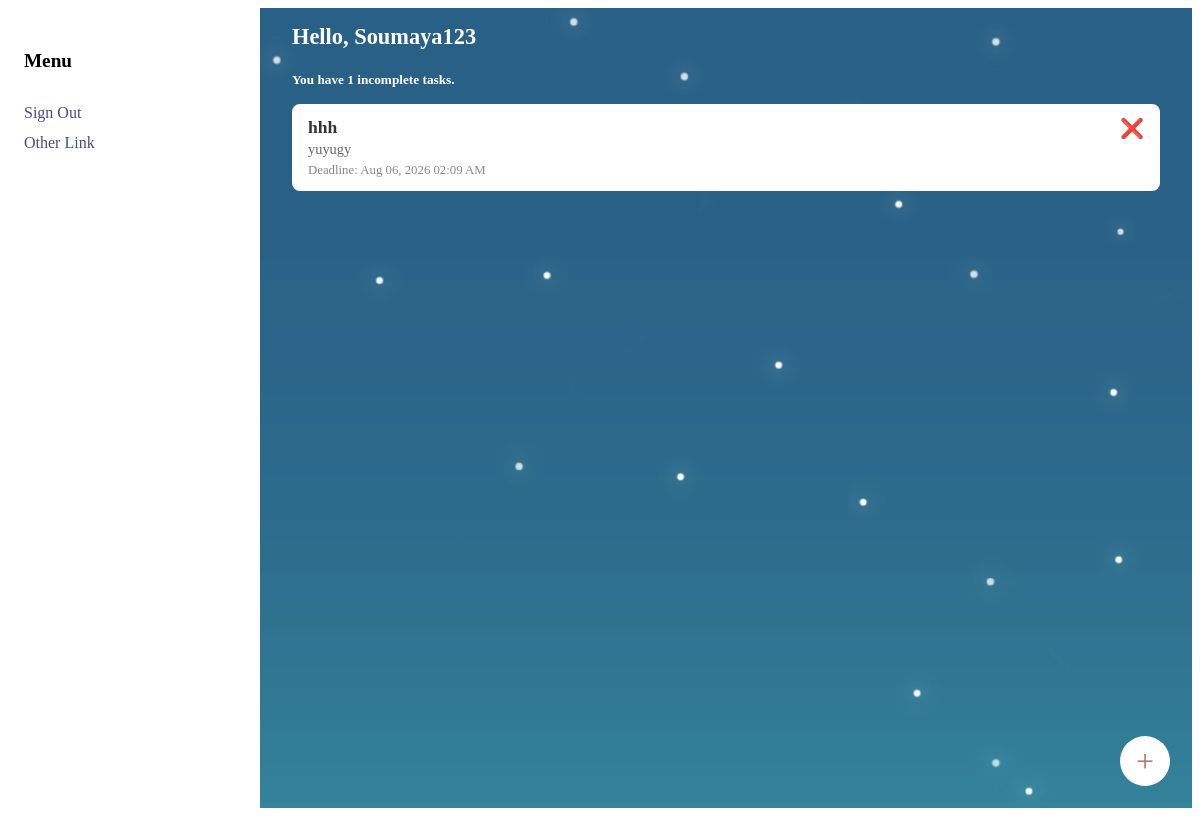
The app's page /todo/ (signed in), older data.
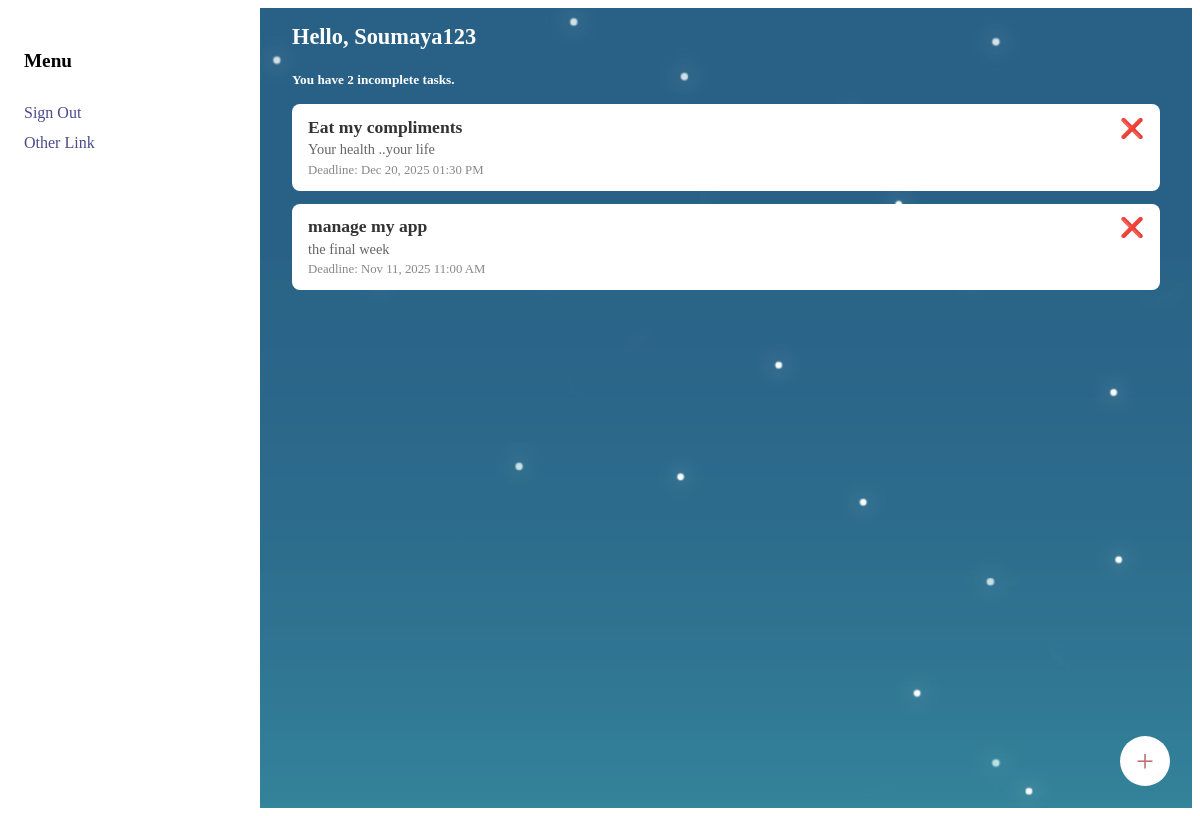
The same page, newer data.
### todoList/models.py (models this page shows, shortened)
class Task(models.Model):
    title = models.CharField(max_length=200)
    description = models.TextField()
    completed = models.BooleanField(default=False)
    created = models.DateTimeField(auto_now_add=True)
    deadline = models.DateTimeField(null=True, blank=True)
    user = models.ForeignKey(User, on_delete=models.CASCADE)

### todoList/views.py (the view)
# urls.py: path('', TodoListView.as_view(), name='todoList'),
class TodoListView(LoginRequiredMixin, ListView):
    model = Task
    context_object_name = 'tasks'
    template_name = 'task_list.html'
    def get_context_data(self, **kwargs):
        context = super().get_context_data(**kwargs)
        user_tasks = Task.objects.filter(user =self.request.user)
        context['tasks'] = Task.objects.filter(user=self.request.user)
        context['incomplete_tasks_count'] = user_tasks.filter(completed=False).count()
        context['now'] = timezone.now()
        return context

### todoList/templates/todoList/task_list.html (shortened to what this page needs)
{% extends 'base.html' %}
{% load static %}
{% block content %}
<div class="tasks-page">
    <img src="{% static 'todoList/images/tasks_page.png' %}"
         alt="Tasks Page Background"
         class="tasks-image" />
    <div class="page-container">
        <aside class="sidebar">
            <h4>Menu</h4>
            <ul>
                <li><a href="{% url 'logout' %}">Sign Out</a></li>
                <li><a href="#">Other Link</a></li>
            </ul>
        </aside>
        <main class="main-content">
            <div class="header">
                <div class="mb-2 username">
                    <h3 class="superusers">Hello, {{ request.user.username }}</h3>
                </div>
                <a href="{% url 'create_task' %}" title="Add a new task">
                    <div class="add-icon">+</div>
                </a>
            </div>
            <h5 class="count-container">
                You have <span class="task-count">{{ incomplete_tasks_count }}</span> incomplete tasks.
            </h5>
            {% if tasks %}
            <ul class="list-group">
                {% for task in tasks %}
                <li class="list-group-item d-flex justify-content-between align-items-center">
                    <a href="{% url 'edit_task' task.id %}" class="text-decoration-none" title="Open the task">
                        {% if task.complete %}
                        <span style="text-decoration: line-through;">
                            <div class="title">{{ task.title }}</div>
                        </span>
                        {% else %}
                        <div class="title">{{ task.title }}</div>
                        {% endif %}
                        <div class="mb-0 description">{{ task.description }}</div>
                        <div class="deadline">
                            Deadline: {{ task.deadline|date:"M d, Y h:i A" }}
                        </div>
                    </a>
                    <span>
                        <a href="{% url 'delete_task' task.id %}" class="text-danger ms-3" title="Delete the task">❌</a>
                    </span>
                </li>
                {% endfor %}
            </ul>
            {% else %}
            <p>No pending tasks.</p>
            {% endif %}
        </main>
    </div>
</div>
{% endblock %}

### todoList/templates/base.html (shortened to what this page needs)
<!DOCTYPE html>
<html lang="en">
<head>
    {% load static %}
    <link rel="stylesheet" href="{% static 'todoList/home.css' %}">
    <link rel="stylesheet" href="{% static 'todoList/login.css' %}">
    <link rel="stylesheet" href="{% static 'todoList/register.css' %}">
    <link rel="stylesheet" href="{% static 'todoList/tasks.css' %}">
    <link rel="stylesheet" href="{% static 'todoList/task-create.css' %}">
</head>
<body>
    <main>
        {% block content %}{% endblock %}
    </main>
</body>
</html>

### todoList/static/todoList/tasks.css (style rules this page uses)
.tasks-page { position: relative; width: 100%; height: 100vh; overflow: hidden; }
.tasks-image { position: absolute; top: 0; left: 0; width: 100%; height: 100%; object-fit: cover; z-index: -1; }
.page-container { display: flex; gap: 0; min-height: 100vh; padding: 0; margin: 0; box-sizing: border-box; height: 100%; background: transparent; }
.sidebar { width: 220px; background-color: white; padding: 1rem; border-radius: none; box-shadow: none; display: flex; flex-direction: column; justify-content: flex-start; min-height: 100vh; }
.sidebar h4 { margin-bottom: 1rem; font-size: 1.2rem; font-weight: bold; }
.sidebar ul { list-style: none; padding-left: 0; }
.sidebar ul li { margin-bottom: 0.8rem; }
.sidebar ul li a { text-decoration: none; color: #4a4a8c; font-weight: 500; transition: color 0.3s ease; }
.main-content { flex: 1; padding: 1rem 2rem; }
.header { display: flex; justify-content: space-between; align-items: center; margin-bottom: 1rem; }
.header .superusers { margin: 0; font-size: 1.4rem; }
.add-icon { font-size: 2rem; color: rgb(189, 115, 115); background-color: #ffffff; width: 50px; height: 50px; border-radius: 50%; display: flex; align-items: center; justify-content: center; cursor: pointer; transition: background-color 0.3s ease; position: fixed; bottom: 30px; right: 30px; z-index: 1000; }
.list-group { padding-left: 0; margin-top: 1rem; }
.list-group-item { background-color: #ffffff; border-radius: 8px; margin-bottom: 0.8rem; padding: 0.8rem 1rem; display: flex; justify-content: space-between; align-items: flex-start; }
.list-group-item a { color: #333; text-decoration: none; }
.list-group-item .title { font-weight: bold; font-size: 1.1rem; }
.list-group-item .description { color: #666; font-size: 0.9rem; margin-top: 0.2rem; }
.list-group-item .deadline { font-size: 0.8rem; color: #888; margin-top: 0.3rem; }
.list-group-item .text-danger { cursor: pointer; font-size: 1.2rem; }
.count-container { font-weight: bold; margin-bottom: 1rem; color: white; }
.superusers { color : white; }

Row changes from the older to the newer data that the page shows:
removed Task: title "hhh", description "yuyugy", deadline "Aug 06, 2026 02:09 AM"
added Task: title "Eat my compliments", description "Your health ..your life", deadline "Dec 20, 2025 01:30 PM"
added Task: title "manage my app", description "the final week", deadline "Nov 11, 2025 11:00 AM"
Text that changed along with them:
{{ incomplete_tasks_count }}: "1" → "2"
